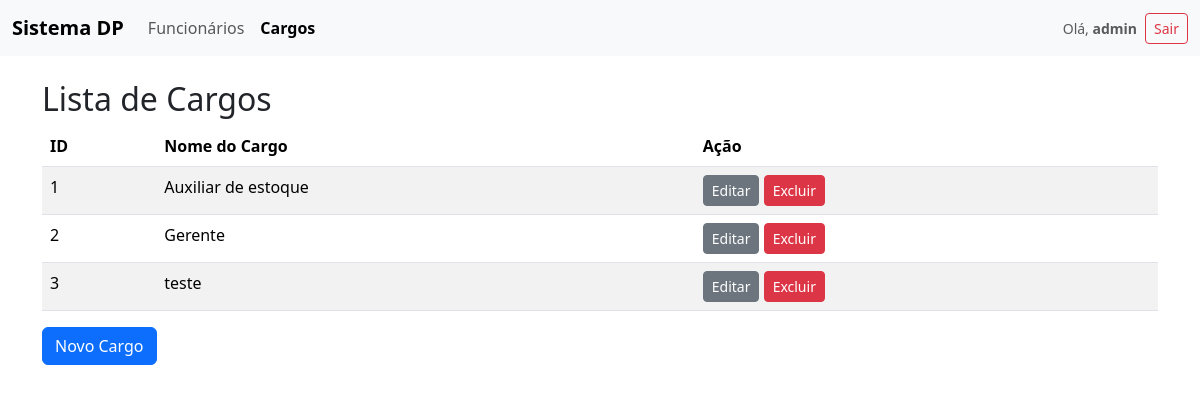
Before: /funcionarios/cargos (signed in) with the older database file.
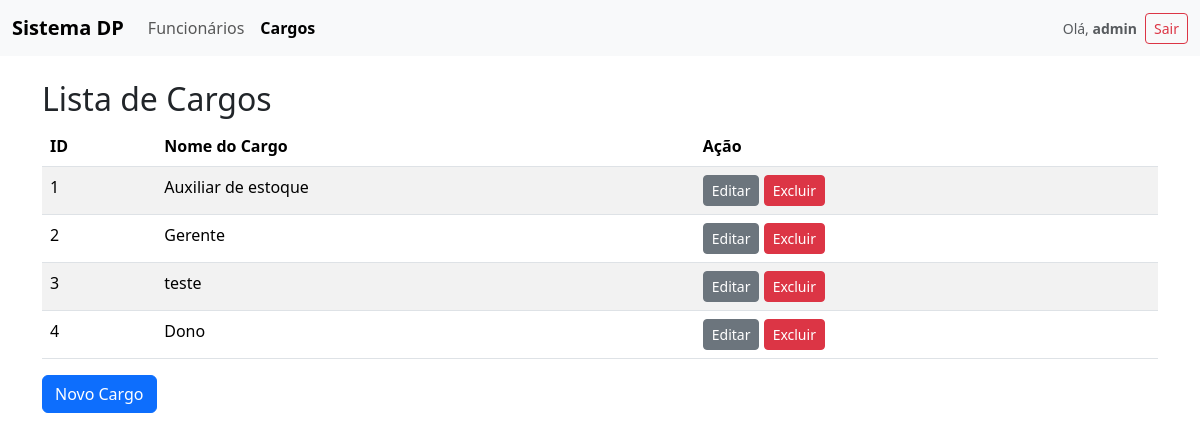
After: the same page with the newer database file.
### funcionarios/models.py (models this page shows, shortened)
class Cargo(models.Model):
    nome = models.CharField(max_length=100)

### funcionarios/views.py (the view)
# urls.py: path('cargos', views.listarCargos),
@login_required
def listarCargos(request):
    cargos = Cargo.objects.all()
    return render(request, "listarCargos.html", {"cargos": cargos})

### funcionarios/templates/listarCargos.html (shortened to what this page needs)
{% extends "base.html" %}
{% block content %}
<div class="container mt-4">
  <h2>Lista de Cargos</h2>
  <table class="table table-striped">
    <thead>
      <tr>
        <th>ID</th>
        <th>Nome do Cargo</th>
        {% if perms.funcionarios.change_cargo or perms.funcionarios.delete_cargo %}<th>Ação</th>{% endif %}
      </tr>
    </thead>
    <tbody>
      {% for cargo in cargos %}
      <tr>
        <td>{{ cargo.id }}</td>
        <td>{{ cargo.nome }}</td>
        {% if perms.funcionarios.change_cargo or perms.funcionarios.delete_cargo %}
        <td>
          {% if perms.funcionarios.change_cargo %}
          <a href="/funcionarios/editarCargo/{{ cargo.id }}" class="btn btn-secondary btn-sm">Editar</a>
          {% endif %}
          {% if perms.funcionarios.delete_cargo %}
          <a href="/funcionarios/excluirCargo/{{ cargo.id }}" class="btn btn-danger btn-sm" onclick="return confirm('Tem certeza que deseja excluir este cargo?');">Excluir</a>
          {% endif %}
        </td>
        {% endif %}
      </tr>
      {% empty %}
      <tr>
        <td colspan="2" class="text-center">Nenhum cargo cadastrado.</td>
      </tr>
      {% endfor %}
    </tbody>
  </table>
  {% if perms.funcionarios.add_cargo %}
  <a href="/funcionarios/cadastroCargo" class="btn btn-primary">Novo Cargo</a>
  {% endif %}
</div>
{% endblock %}

Changed rows visible on the page:
added Cargo: id "4", nome "Dono"
